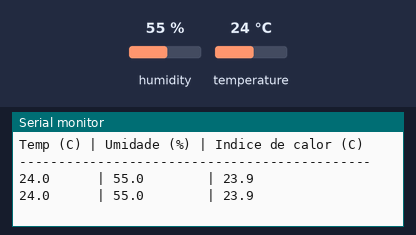
This sketch was run on a simulated Arduino Uno, built with avr-gcc and run on an emulated ATmega328P. Parts: the last lines printed to the serial monitor. The test bench sets the inputs (shaded band); at power-on: humidity 55 %, temperature 24 °C.

Above: at 2.8 s.
2.9 s: humidity set to 22 %
At 4.9 s:
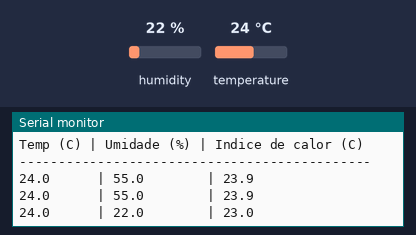
5.6 s: temperature set to 12 °C
At 7.4 s:
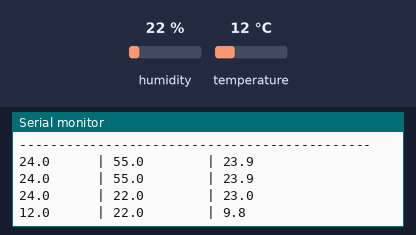
8.3 s: humidity set to 40 %
At 8.3 s:
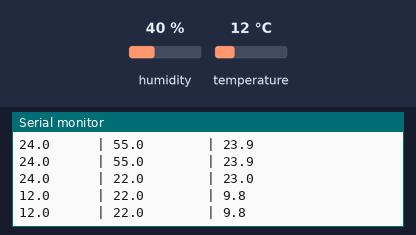
Timing chart, 0 to 11.3 s (numbered marks = the images above; inputs shaded):
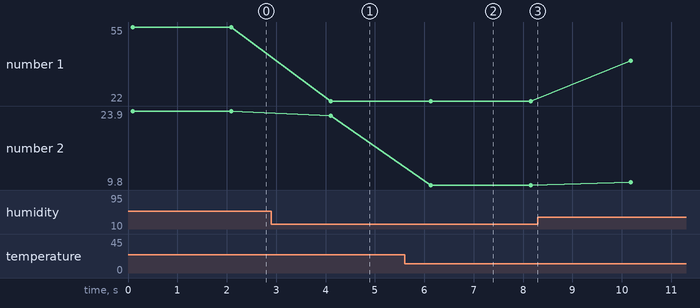

The sketch:

16_02_dht11_indice_calor.ino
```cpp
#include <DHT.h>
#define PINO_DHT 2
#define TIPO_DHT DHT11
DHT dht(PINO_DHT, TIPO_DHT);

void setup() {
  Serial.begin(9600);
  dht.begin();
  Serial.println("Temp (C) | Umidade (%) | Indice de calor (C)");
  Serial.println("---------------------------------------------");
}

void loop() {
  float umidade = dht.readHumidity();
  float temperatura = dht.readTemperature();
  if (isnan(umidade) || isnan(temperatura)) {
    Serial.println("Erro ao ler o sensor DHT11!");
    delay(2000);
    return;
  }
  float indiceCalor = dht.computeHeatIndex(temperatura, umidade, false);
  Serial.print(temperatura, 1);
  Serial.print("      | ");
  Serial.print(umidade, 1);
  Serial.print("        | ");
  Serial.println(indiceCalor, 1);
  delay(2000);
}
```

Measured:
- after the input at 2.9 s, the serial monitor: prints a new line after 1.2 s (image 1)
- after the input at 5.6 s, the serial monitor: prints a new line after 0.54 s (image 2)
- plotted number 1: 55 → 22 after the input at 2.9 s, 22 → 40 after the input at 8.3 s
- plotted number 2: 23.9 → 23 after the input at 2.9 s, 23 → 9.8 after the input at 5.6 s, 9.8 → 10.3 after the input at 8.3 s
